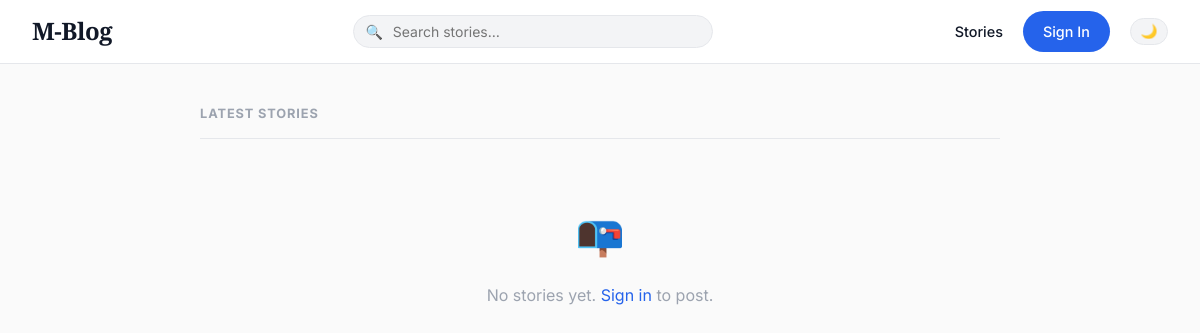
The page /index on the database as committed earlier.
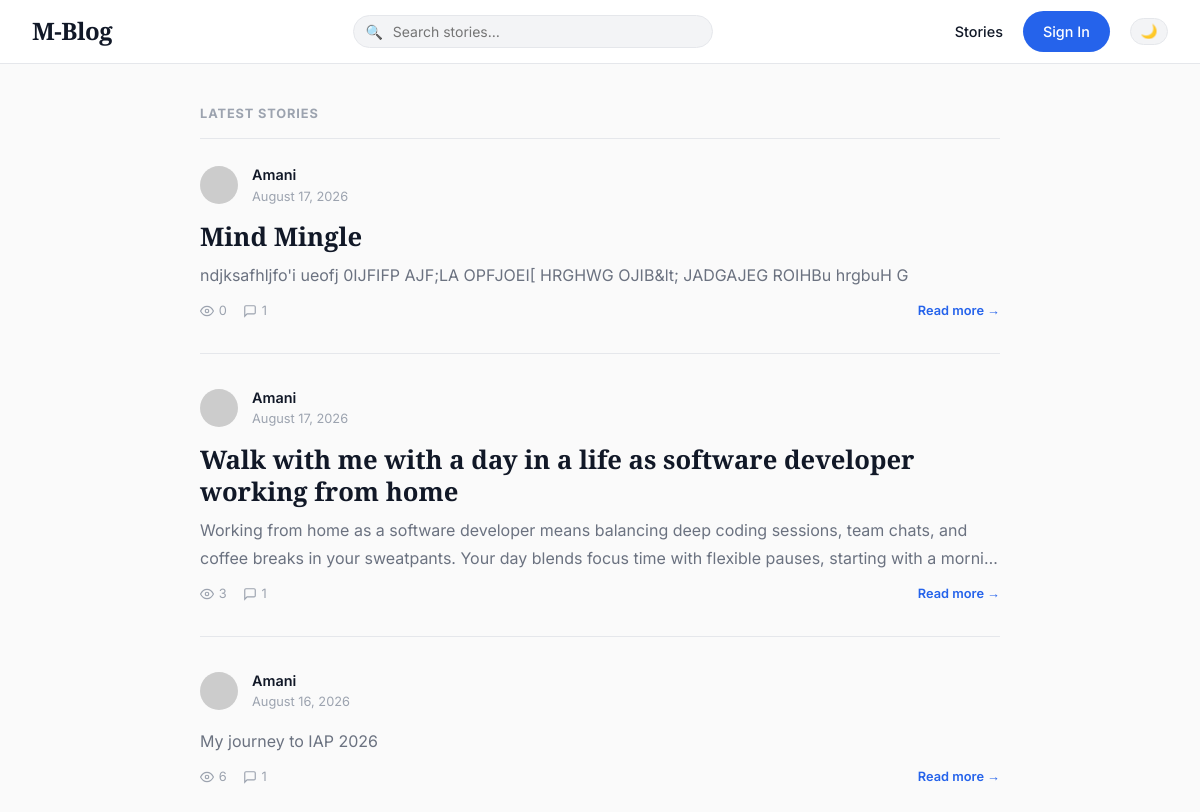
The same page on the database as committed later.
### app/models.py (models this page shows, shortened)
class Post(db.Model):
    id: so.Mapped[int] = so.mapped_column(primary_key=True)
    title: so.Mapped[Optional[str]] = so.mapped_column(sa.String(140))
    body: so.Mapped[str] = so.mapped_column(sa.Text)
    timestamp: so.Mapped[datetime] = so.mapped_column(
        index=True, default=lambda: datetime.now(timezone.utc)
    )
    user_id: so.Mapped[int] = so.mapped_column(sa.ForeignKey(User.id), index=True)
    view_count: so.Mapped[int] = so.mapped_column(
        sa.Integer, default=0, server_default=sa.text('0')
    )
    author: so.Mapped[User] = so.relationship('User', back_populates='posts')
    tags: so.Mapped[list['Tag']] = so.relationship(
        'Tag', secondary=post_tags, back_populates='posts'
    )
    comments: so.WriteOnlyMapped['Comment'] = so.relationship(
        'Comment', back_populates='post', cascade='all, delete-orphan'
    )
    def comments_count(self):
        query = sa.select(sa.func.count()).select_from(
            self.comments.select().subquery())
        return db.session.scalar(query)

class User(UserMixin, db.Model):
    id: so.Mapped[int] = so.mapped_column(primary_key=True)
    username: so.Mapped[str] = so.mapped_column(sa.String(64), index=True)
    email: so.Mapped[str] = so.mapped_column(sa.String(120), index=True, unique=True)
    password_hash: so.Mapped[Optional[str]] = so.mapped_column(sa.String(256))
    about_me: so.Mapped[Optional[str]] = so.mapped_column(sa.String(140))
    last_seen: so.Mapped[Optional[datetime]] = so.mapped_column(
        default=lambda: datetime.now(timezone.utc)
    )
    is_admin: so.Mapped[bool] = so.mapped_column(
        sa.Boolean, default=False, server_default=sa.text('0')
    )
    is_email_verified: so.Mapped[bool] = so.mapped_column(
        sa.Boolean, default=False, server_default=sa.text('1')
    )
    verification_token: so.Mapped[Optional[str]] = so.mapped_column(sa.String(256))
    api_key: so.Mapped[Optional[str]] = so.mapped_column(
        sa.String(64), unique=True, index=True
    )
    github_id: so.Mapped[Optional[str]] = so.mapped_column(sa.String(64))
    posts: so.WriteOnlyMapped['Post'] = so.relationship(
        'Post', back_populates='author'
    )
    comments: so.WriteOnlyMapped['Comment'] = so.relationship(
        'Comment', back_populates='author'
    )
    notifications: so.WriteOnlyMapped['Notification'] = so.relationship(
        'Notification', back_populates='user'
    )
    following: so.WriteOnlyMapped['User'] = so.relationship(
        'User', secondary=followers,
        primaryjoin=(followers.c.follower_id == id),
        secondaryjoin=(followers.c.followed_id == id),
        back_populates='followers'
    )
    followers: so.WriteOnlyMapped['User'] = so.relationship(
        'User', secondary=followers,
        primaryjoin=(followers.c.followed_id == id),
        secondaryjoin=(followers.c.follower_id == id),
        back_populates='following'
    )
    def avatar(self, size):
        digest = md5(self.email.lower().encode('utf-8')).hexdigest()
        return f'https://www.gravatar.com/avatar/{digest}?d=identicon&s={size}'

### app/routes.py (the view, shortened to what this page needs)
@app.route('/', methods=['GET', 'POST'])
@app.route('/index', methods=['GET', 'POST'])
def index():
    form = PostForm()
    tag_filter = request.args.get('tag', '')
    page = request.args.get('page', 1, type=int)
    if tag_filter:
        tag = db.session.scalar(sa.select(Tag).where(Tag.name == tag_filter))
        if tag:
            query = (
                sa.select(Post)
                .join(Post.tags)
                .where(Tag.name == tag_filter)
                .order_by(Post.timestamp.desc())
            )
        else:
            query = sa.select(Post).where(sa.false())
    else:
        query = sa.select(Post).order_by(Post.timestamp.desc())
    posts = db.paginate(
        query, page=page,
        per_page=app.config.get('POSTS_PER_PAGE', 10),
        error_out=False
    )
    all_tags = db.session.scalars(sa.select(Tag)).all()
    next_url = url_for('index', page=posts.next_num, tag=tag_filter) \
        if posts.has_next else None
    prev_url = url_for('index', page=posts.prev_num, tag=tag_filter) \
        if posts.has_prev else None
    if request.headers.get('X-Requested-With') == 'XMLHttpRequest':
        return jsonify({
            'posts': [p.to_dict() for p in posts.items],
            'has_next': posts.has_next,
            'next_page': posts.next_num,
        })
    return render_template(
        'index.html', title='Home', form=form,
        posts=posts.items, next_url=next_url, prev_url=prev_url,
        all_tags=all_tags, tag_filter=tag_filter,
    )

### app/forms.py
class PostForm(FlaskForm):
    title = StringField('Title', validators=[DataRequired(), Length(min=1, max=140)])
    body = TextAreaField('Story', validators=[DataRequired()])
    tags = StringField(
        'Tags',
        validators=[Optional(), Length(max=200)],
        description='Comma-separated, e.g. python, flask, web'
    )
    submit = SubmitField('Publish')

### app/routes.py (called while the page is built)
def strip_markdown(text, length=200):
    import re as _re
    html = markdown2.markdown(text)
    html = _re.sub(r'</(p|h[1-6]|li|blockquote|pre)>', r' </\1>', html)
    plain = bleach.clean(html, tags=[], strip=True)
    plain = _re.sub(r'\s+', ' ', plain).strip()
    return plain[:length] + ('…' if len(plain) > length else '')

@app.before_request
def before_request():
    if current_user.is_authenticated:
        current_user.last_seen = datetime.now(timezone.utc)
        db.session.commit()

### app/templates/index.html (shortened to what this page needs)
{% extends "base.html" %}
{% block content %}
<div class="feed-header">
    <h2>
        {% if tag_filter %}#{{ tag_filter }} stories{% else %}Latest Stories{% endif %}
    </h2>
</div>
<div id="posts-container">
    {% for post in posts %}
        {% include '_post.html' %}
    {% endfor %}
    {% if not posts %}
    <div style="max-width:800px;margin:4rem auto;text-align:center;color:var(--text-muted);">
        <div style="font-size:2.5rem;margin-bottom:1rem;">📭</div>
        <p>No stories yet. {% if current_user.is_authenticated %}Be the first to publish!{% else %}<a href="{{ url_for('login') }}">Sign in</a> to post.{% endif %}</p>
    </div>
    {% endif %}
</div>
{% endblock %}

### app/templates/base.html (shortened to what this page needs)
<!DOCTYPE html>
<html lang="en" data-theme="">
<head>
    <link rel="stylesheet" href="{{ url_for('static', filename='css/style.css') }}">
</head>
<body>
    <nav class="navbar" role="navigation" aria-label="Main navigation">
        <a href="{{ url_for('index') }}" class="brand">M-Blog</a>
        <div class="nav-center">
            <div class="nav-search-wrap">
                <span class="search-icon">🔍</span>
                <input
                    type="text"
                    id="nav-search"
                    class="nav-search-input"
                    placeholder="Search stories…"
                    autocomplete="off"
                    aria-label="Search posts"
                >
            </div>
        </div>
        <div class="nav-links">
            <a href="{{ url_for('index') }}" class="{% if request.endpoint == 'index' %}active{% endif %}">Stories</a>
            {% if current_user.is_authenticated %}
                <div
                    class="notif-bell"
                    id="notif-bell"
                    role="button"
                    aria-label="Notifications"
                    onclick="toggleNotifDropdown(event)"
                >
                    🔔
                    <span class="notif-badge" id="notif-badge"></span>
                </div>
                <a href="{{ url_for('user', username=current_user.username) }}"
                   class="{% if request.endpoint == 'user' %}active{% endif %}">Profile</a>
                {% if current_user.is_admin %}
                    <a href="{{ url_for('admin') }}" class="{% if request.endpoint == 'admin' %}active{% endif %}">Admin</a>
                {% endif %}
                <a href="{{ url_for('logout') }}" class="btn-secondary">Logout</a>
            {% else %}
                <a href="{{ url_for('login') }}" class="btn-primary">Sign In</a>
            {% endif %}
            <button class="dark-toggle" id="dark-toggle" onclick="toggleDark()" aria-label="Toggle dark mode" title="Toggle dark mode">
                <span id="dark-icon">🌙</span>
            </button>
        </div>
    </nav>
    <main class="container" id="main-content">
        {% block content %}{% endblock %}
    </main>
</body>
</html>

### app/templates/_post.html (shortened to what this page needs)
<article class="post-card">
    <div class="post-meta">
        <img src="{{ post.author.avatar(40) }}" class="post-avatar" alt="{{ post.author.username }}">
        <div>
            <div class="post-author">
                <a href="{{ url_for('user', username=post.author.username) }}"
                   style="color:var(--text-primary);">{{ post.author.username }}</a>
            </div>
            <div class="post-date">{{ post.timestamp.strftime('%B %d, %Y') }}</div>
        </div>
    </div>
    <div class="post-body">
        {% if post.title %}
        <h3 class="post-title">
            <a href="{{ url_for('post_detail', post_id=post.id) }}">{{ post.title }}</a>
        </h3>
        {% endif %}
        <p class="post-preview">{{ post.body | strip_markdown(200) }}</p>
        <div class="post-footer">
            <span class="post-stat" title="Views">
                <svg viewBox="0 0 24 24" fill="none" stroke="currentColor" stroke-width="2">
                    <path d="M1 12s4-8 11-8 11 8 11 8-4 8-11 8-11-8-11-8z"/><circle cx="12" cy="12" r="3"/>
                </svg>
                {{ post.view_count }}
            </span>
            <span class="post-stat" title="Comments">
                <svg viewBox="0 0 24 24" fill="none" stroke="currentColor" stroke-width="2">
                    <path d="M21 15a2 2 0 0 1-2 2H7l-4 4V5a2 2 0 0 1 2-2h14a2 2 0 0 1 2 2z"/>
                </svg>
                {{ post.comments_count() }}
            </span>
            <a href="{{ url_for('post_detail', post_id=post.id) }}"
               style="font-size:.8rem;font-weight:600;color:var(--primary);margin-left:auto;">
               Read more →
            </a>
        </div>
    </div>
</article>

Rows that differ between the two databases and show on the page:
added Post: author.username "Amani", timestamp "August 17, 2026", title "Mind Mingle", body "ndjksafhljfo'i ueofj 0IJFIFP AJF;LA OPFJOEI[ HRGHWG OJIB&lt; JADGAJEG ROIHBu hrgbuH G", view_count "0", comments_count "1"
added Post: author.username "Amani", timestamp "August 17, 2026", title "Walk with me with a day in a life as software developer working from home", body "Working from home as a software developer means balancing deep coding sessions, team chats, and coffee breaks in your sweatpants. Your day blends focus time with flexible pauses, starting with a morni…", view_count "3", comments_count "1"
added Post: author.username "Amani", timestamp "August 16, 2026", body "My journey to IAP 2026", view_count "6", comments_count "1"
Other text that changed with them:
text no longer shown: "📭 No stories yet. Sign in to post."
